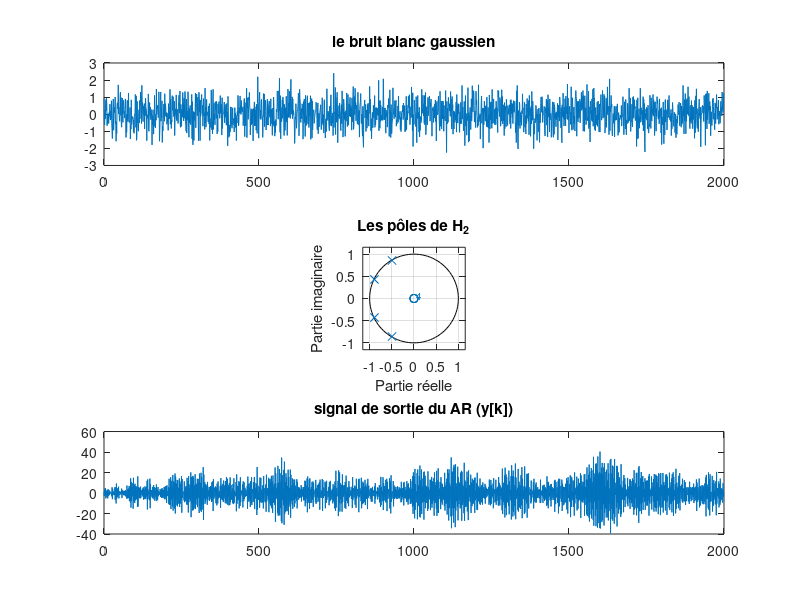

This chart was generated by the following MATLAB code: (Note: this script raises an error after producing the figure.)
%% Paramètres signal d'entrée (BBGC)
N = 2000;
moyenne = 0;
variance = 0.5;
b = moyenne + sqrt(variance) * randn(1, N);
t = 0:N-1;


figure;
subplot(3,1,1)
plot(t,b)
title('le bruit blanc gaussien')

%% Configuration du filtre 2 (AR d'ordre 4)
A=0.99; %module des pôles
fn_res = [-3/7 -1/3 1/3 3/7]; %fréquences normalisées des réjections
arguments = 2*pi*fn_res; %arguments des pôles
P = A*exp(j*arguments); %les pôles de H2

Q= poly(P);
subplot(3,1,2)
zplane(1,Q) %on trace les pôles
title('Les pôles de H_2')
xlabel('Partie réelle');
ylabel('Partie imaginaire');


fn= linspace(-1/2,1/2 - 1/N,N); %inclut -0.5 mais pas 0.5
%% le signal à la sortie
y=filter(1,Q,b); 

Y=fftshift(fft(y));
subplot(3,1,3)
plot(t,y)
title('signal de sortie du AR (y[k])')

%% Périodogramme brut
dsp_pratique= (abs(Y).^2)/N;


%% DSP théorique
h2= freqz(1, Q, 2*pi*fn);
dsp_theorique= variance* (abs(h2).^2);

%% Périodogramme de Daniell (1 paramètre)
M=100;
dsp_daniell = dspdaniell(dsp_pratique, 100);


%% Périodogramme de Bartlett (1 paramètre)
L=1000; %longueur des segments
dsp_bartlett= dspbartlett(y,L,N);
fn_bartlett= linspace(-1/2,1/2 - 1/L,L);

%% Périodogramme de Welch (2 paramètres)
L_welch=80; %longueur des segments
R=70; %recouvrement
dsp_welch = dspwelch(fn, y,L_welch, R);

%% Corrélogramme (1 paramètre)
K = 250;                                        % nombre de retards, K << N (et N > 2K)
[Ryy, ~] = xcorr(y - mean(y), K, 'biased');     % retards -K..K, longueur 2K+1
Rw = Ryy(:) .* bartlett(2*K+1);                 % pondération de Bartlett

r = zeros(N,1);
r(1:K+1)   = Rw(K+1:end);                       % retards 0..K
r(N-K+1:N) = Rw(1:K);                           % retards -K..-1
dsp_correlo = fftshift(real(fft(r)));

figure;
plot(fn, 10*log10(max(dsp_correlo, eps)), 'DisplayName', 'Corrélogramme')
hold on
plot(fn, 10*log10(dsp_theorique), 'r', 'DisplayName', 'DSP théorique')
hold off
xline(fn_rej, '--y', 'HandleVisibility', 'off');
xlabel('f_n'); ylabel('$\hat{S}^C_Y$', 'Interpreter', 'latex')
title(['Corrélogramme (Bartlett, K = ' num2str(K) ')'])
legend()

%% plot
figure;
subplot(4,1,1);
plot(fn,10*log10(dsp_pratique),'DisplayName', 'DSP Pratique (Périodogramme)')
hold on
plot(fn,10*log10(dsp_theorique), 'r','DisplayName', 'DSP Théorique ')
hold off
xline(fn_rej, '--y', 'HandleVisibility', 'off'); %on trace des lignes verticales aux abscisses fn_rej pour verifier les localisations les réjections partielles
title("Dsp du signal à la sortie AR")
legend()

subplot(4,1,2);
plot(fn,10*log10(dsp_daniell),'DisplayName', 'Périodogramme de Danniell')
hold on
plot(fn,10*log10(dsp_theorique), 'r','DisplayName', 'DSP Théorique')
hold off;
xline(fn_rej, '--y', 'HandleVisibility', 'off');
title(['Périodogramme de Daniell (M = ' num2str(M) ')'])
legend()

subplot(4,1,3);
plot(fn,10*log10(dsp_welch),'DisplayName', 'Périodogramme de Welch')
hold on
plot(fn,10*log10(dsp_theorique), 'r','DisplayName', 'DSP Théorique ')
hold off;
xline(fn_rej, '--y', 'HandleVisibility', 'off');
title(['Périodogramme de Welch (L = ' num2str(L_welch) ', R = ' num2str(R) ')'])
legend()

subplot(4,1,4);
plot(fn_bartlett,10*log10(dsp_bartlett),'DisplayName', 'Périodogramme de Bartlett')
hold on
plot(fn,10*log10(dsp_theorique), 'r','DisplayName', 'DSP Théorique ')
hold off;
xline(fn_rej, '--y', 'HandleVisibility', 'off');
title(['Périodogramme de Bartlett (L = ' num2str(L) ')'])

legend()
